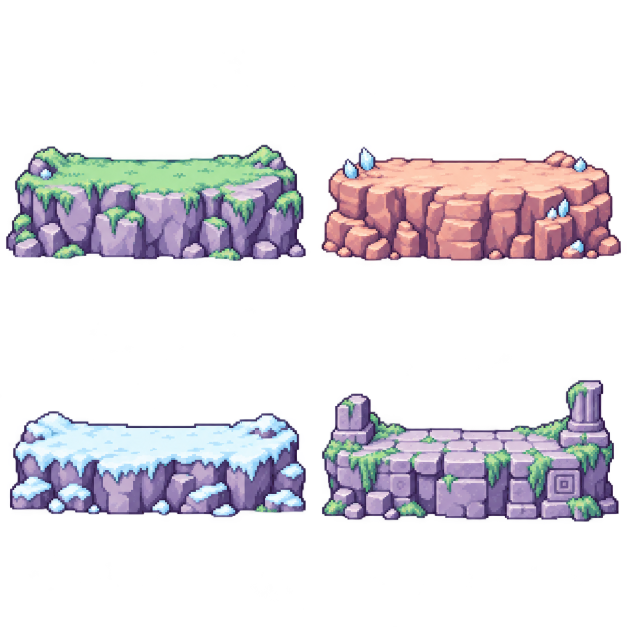
#> input picture art/pastel/source/footholds-original.png, 1254 x 1254 px (shown at 1/2 size)
$ python import-footholds.py
#> lines starting #> are read from the running program, lines starting #| are printed output that depends on the picture; long printed decimals are rounded
"""Crop downloaded static terrain sprites, retaining original alpha and pixel sampling."""
from pathlib import Path
from PIL import Image
import json,uuid,hashlib
ROOT=Path(__file__).resolve().parents[1];SRC=ROOT/'art/pastel/source/footholds-original.png';DST=ROOT/'assets/resources/ui/pastel/terrain';DST.mkdir(parents=True,exist_ok=True)
im=Image.open(SRC).convert('RGBA');assert im.size==(1254,1254) and im.getchannel('A').getextrema()==(0,255)
#> further down, im is the input picture: PIL image 1254x1254 RGBA; mean R, G, B, A 48.4, 44.8, 50.6, 71.7
records=[];surfaces=[352,352,883,900]
for i in range(4):
 x,y=i%2,i//2;bounds=(627*x,627*y,627*(x+1),627*(y+1));cell=im.crop(bounds)
 tight=cell.getchannel('A').point(lambda a:255 if a>32 else 0).getbbox();cell=cell.crop(tight)
 scale=min(240/cell.width,116/cell.height);size=(round(cell.width*scale),round(cell.height*scale));cell=cell.resize(size,Image.Resampling.NEAREST)
 offset=((256-size[0])//2,(128-size[1])//2);out=Image.new('RGBA',(256,128));out.alpha_composite(cell,offset)
 contact=offset[1]+(surfaces[i]-627*y-tight[1])*size[1]/(tight[3]-tight[1]);normalized=.5-contact/128
 path=DST/f'ledge-{i}.png';out.save(path);meta=path.with_suffix('.png.meta')
 if not meta.exists():
  u=str(uuid.uuid4());meta.write_text(json.dumps({'ver':'1.0.27','importer':'image','imported':True,'uuid':u,'files':['.json','.png'],'subMetas':{'6c48a':{'importer':'texture','uuid':u+'@6c48a','displayName':f'ledge-{i}','id':'6c48a','name':'texture','userData':{'wrapModeS':'clamp-to-edge','wrapModeT':'clamp-to-edge','minfilter':'nearest','magfilter':'nearest','mipfilter':'none','anisotropy':0,'isUuid':True,'imageUuidOrDatabaseUri':u,'visible':False},'ver':'1.0.22','imported':True,'files':['.json'],'subMetas':{}}},'userData':{'type':'texture','fixAlphaTransparencyArtifacts':False,'hasAlpha':True,'redirect':u+'@6c48a'}},indent=2)+'\n')
 records.append({'file':str(path.relative_to(ROOT)),'crop':bounds,'visibleCrop':tight,'size':[256,128],'walkingSurfaceNormalizedY':round(normalized,6),'sourceWalkingY':surfaces[i],'sha256':hashlib.sha256(path.read_bytes()).hexdigest()})
#> this loop made 4 passes
#> (tight, contact, normalized) on passes 1 to 4: ((12, 289, 612, 522), 42.15, 0.171), ((16, 293, 615, 522), 41.7, 0.174), ((19, 195, 612, 408), 45.63, 0.144), ((17, 133, 611, 417), 62.69, 0.0102)
#> pass 1, `cell = im.crop(bounds)`:
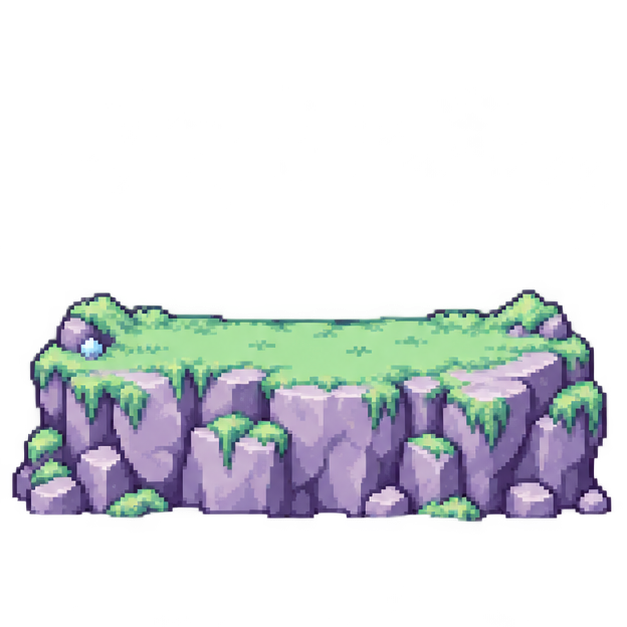
#> cell: PIL image 627x627 RGBA; mean R, G, B, A 42.8, 47.1, 48.9, 74; transparent parts drawn white
#> pass 1, `cell = cell.crop(tight)`:
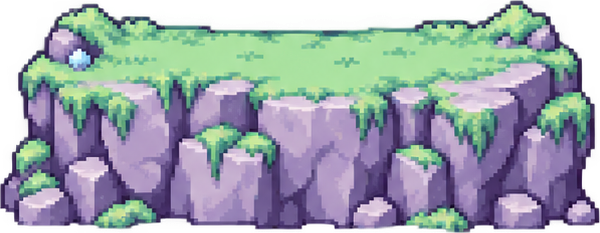
#> cell: PIL image 600x233 RGBA; mean R, G, B, A 120, 131.9, 136.1, 208; transparent parts drawn white
#> pass 1, `cell = cell.resize(size, Image.Resampling.NEAREST)`:
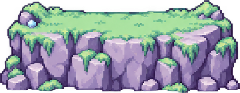
#> cell: PIL image 240x93 RGBA; mean R, G, B, A 120, 131.9, 136, 207.9; transparent parts drawn white
#> after the loop:
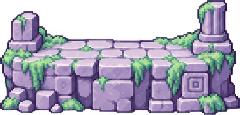
#> cell: PIL image 240x115 RGBA; mean R, G, B, A 103.8, 101.1, 120, 172.4; transparent parts drawn white
#> after the loop:
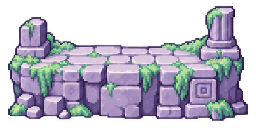
#> out: PIL image 256x128 RGBA; mean R, G, B, A 87.5, 85.1, 101.1, 145.2; transparent parts drawn white
#> after the loop, records = 4 items
meta=DST.with_suffix('.meta')
if not meta.exists():meta.write_text(json.dumps({'ver':'1.2.0','importer':'directory','imported':True,'uuid':str(uuid.uuid4()),'files':[],'subMetas':{},'userData':{}},indent=2)+'\n')
(ROOT/'art/pastel/footholds-import-manifest.json').write_text(json.dumps({'original':str(SRC.relative_to(ROOT)),'sha256':hashlib.sha256(SRC.read_bytes()).hexdigest(),'dimensions':list(im.size),'transforms':'Cell crop, alpha-visible bounds, padding, nearest resize only; original retained unchanged.','sprites':records},indent=2)+'\n')
print('Surface Y offsets:',[r['walkingSurfaceNormalizedY'] for r in records])
#| Surface Y offsets: [0.1707, 0.1742, 0.1435, 0.01023]

$ run again, with art/pastel/source/combat-fx-original.png copied over art/pastel/source/footholds-original.png
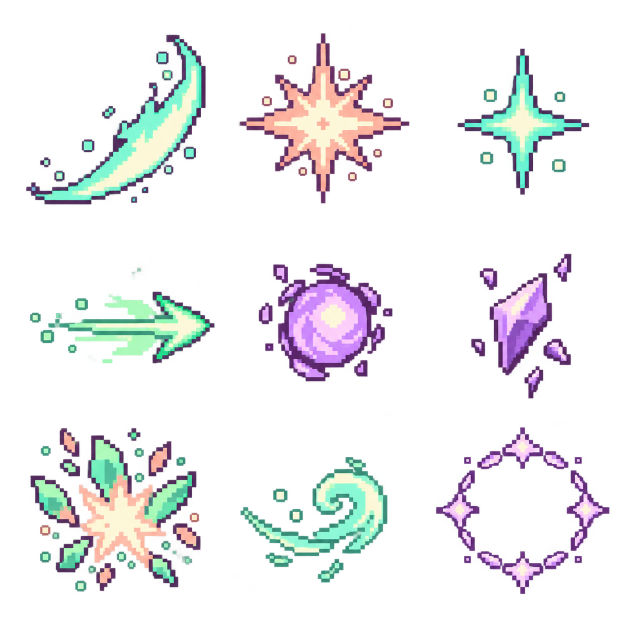
#> input picture art/pastel/source/combat-fx-original.png, 1254 x 1254 px (shown at 1/2 size)
#> im is the input picture: PIL image 1254x1254 RGBA; mean R, G, B, A 36.7, 37.4, 40.9, 45
#> the loop `for i in range(4):` made 4 passes
#> (tight, contact, normalized) on passes 1 to 4: ((52, 69, 627, 627), 64.83, -0.0065), ((0, 66, 552, 627), 65.14, -0.00888), ((60, 0, 627, 557), 59.31, 0.0366), ((0, 0, 592, 561), 62.45, 0.0121)
#> after the loop `for i in range(4):`:
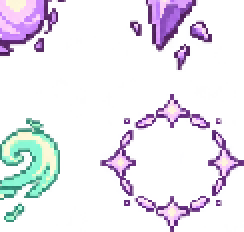
#> cell: PIL image 122x116 RGBA (shown 2 times larger); mean R, G, B, A 42.3, 36.4, 53.9, 51.4; transparent parts drawn white
#> after the loop `for i in range(4):`:
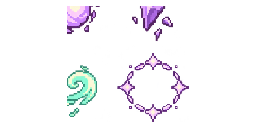
#> out: PIL image 256x128 RGBA; mean R, G, B, A 18.3, 15.7, 23.3, 22.2; transparent parts drawn white
#> after the loop `for i in range(4):`: records = 4 items
#| Surface Y offsets: [-0.006496, -0.008885, 0.03661, 0.01212]
